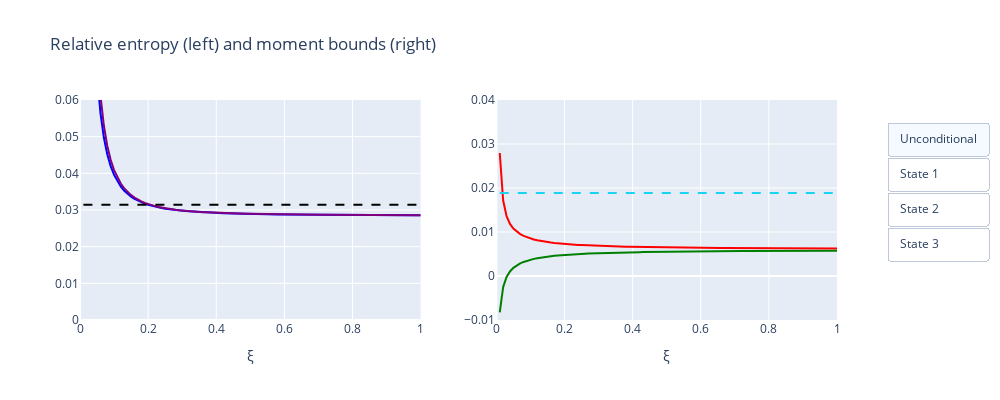

The cell this chart's notebook holds for it:
### Markdown cell above
### 3.4 Plots

### Code cell
time_start = time.time() 
entropy_moment_bounds()
print("Time spent: %s seconds ---" % (round(time.time()-time_start,4)))
